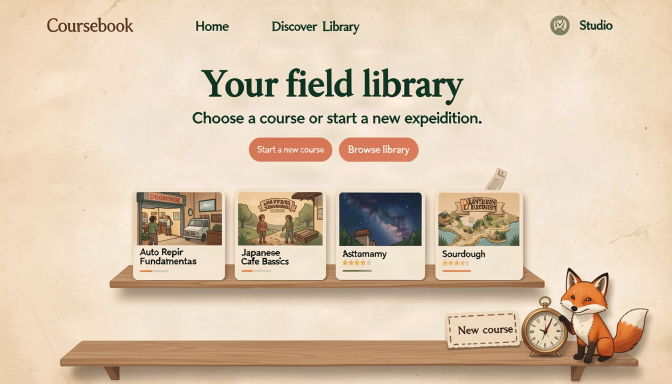
#> input picture docs/concept-parity/refs/home.png, 1344 x 768 px (shown at 1/2 size)
$ python sheet.py ../refs/home.png ../refs/home.png ../refs/home.png
#> lines starting #> are read from the running program, lines starting #| are printed output that depends on the picture
"""Compose the CP-053 side-by-side sheet: shipped render (left) | binding reference (right)."""
import sys
from pathlib import Path

from PIL import Image, ImageDraw

render, reference, out = (Path(sys.argv[1]), Path(sys.argv[2]), Path(sys.argv[3]))
a = Image.open(render).convert("RGB")
#> a is the input picture: PIL image 1344x768 RGB; mean R, G, B 218.8, 198.9, 175.9
b = Image.open(reference).convert("RGB")
if a.size != b.size:
    raise SystemExit(f"size mismatch: {a.size} vs {b.size}")
w, h = a.size
#> w = 1344; h = 768
sheet = Image.new("RGB", (w * 2, h + 28), (24, 22, 18))
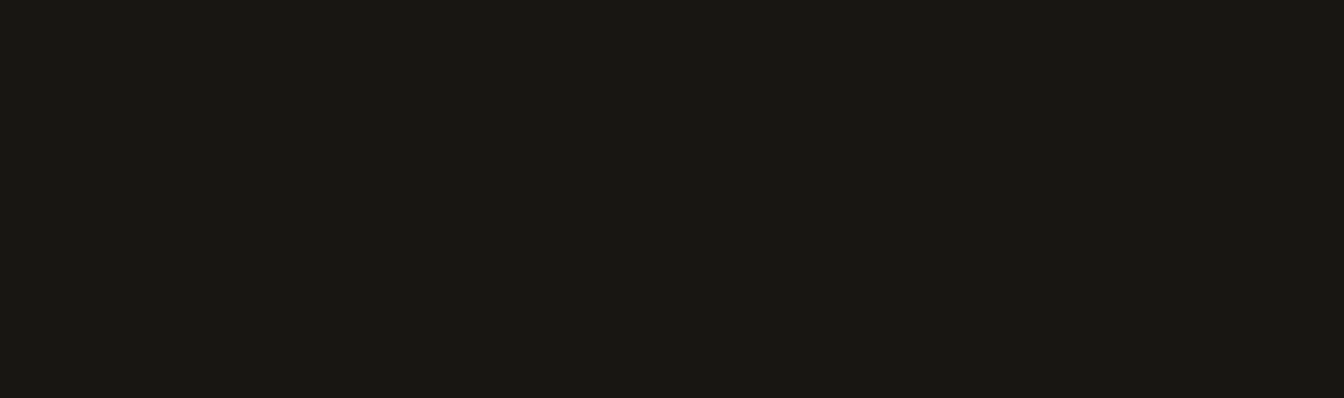
#> sheet: PIL image 2688x796 RGB (shown at 1/2 size); mean R, G, B 24, 22, 18
sheet.paste(a, (0, 28))
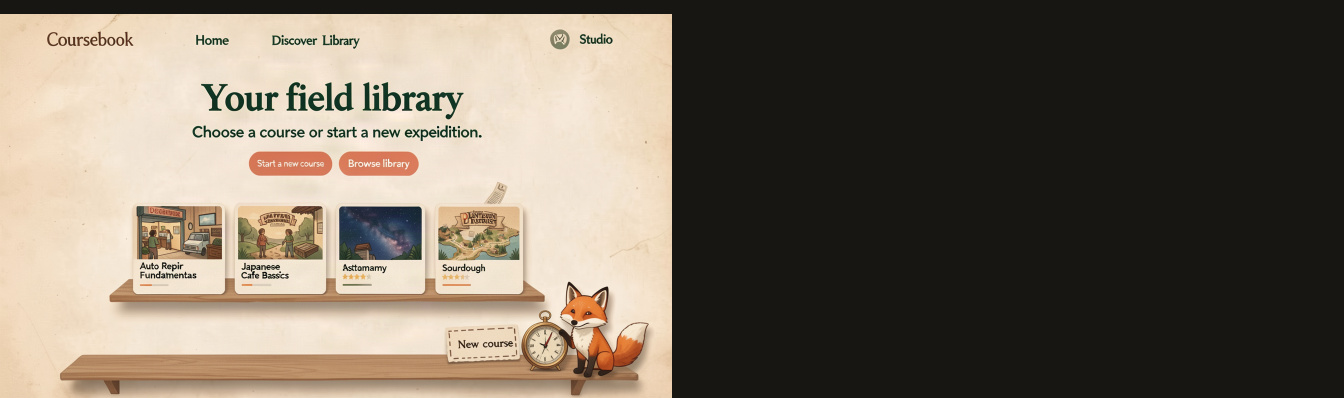
#> sheet: PIL image 2688x796 RGB (shown at 1/2 size); mean R, G, B 118, 107.3, 94.2
sheet.paste(b, (w, 28))
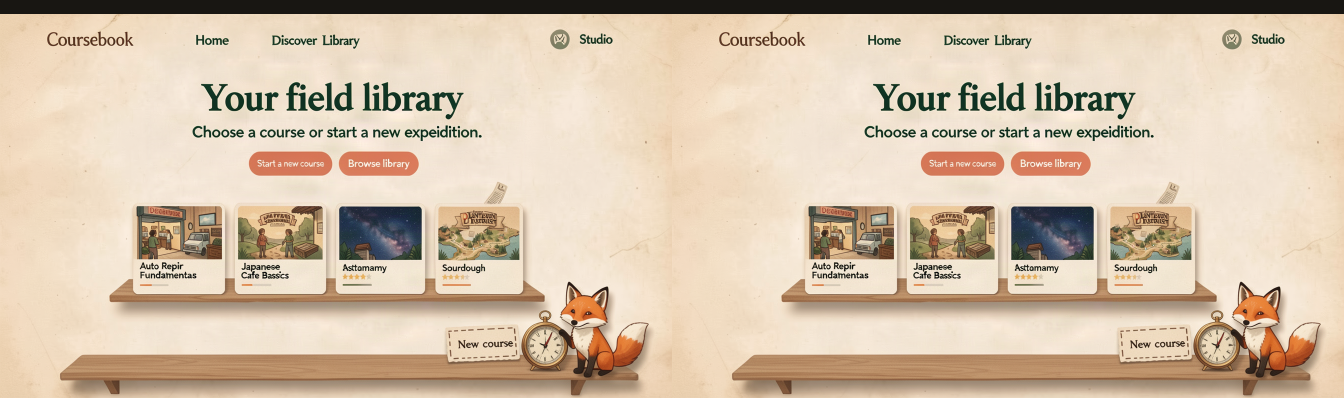
#> sheet: PIL image 2688x796 RGB (shown at 1/2 size); mean R, G, B 211.9, 192.7, 170.3
draw = ImageDraw.Draw(sheet)
draw.text((12, 9), "shipped HomeScene — desktop/plugin.js @ 1344x768", fill=(240, 232, 214))
draw.text((w + 12, 9), "binding reference — docs/concept-parity/refs/home.png", fill=(240, 232, 214))
out.parent.mkdir(parents=True, exist_ok=True)
sheet.save(out)
print(f"wrote {out} ({sheet.size[0]}x{sheet.size[1]})")
#| wrote ../refs/home.png (2688x796)

$ run again, with docs/concept-parity/refs/board.png copied over docs/concept-parity/refs/home.png
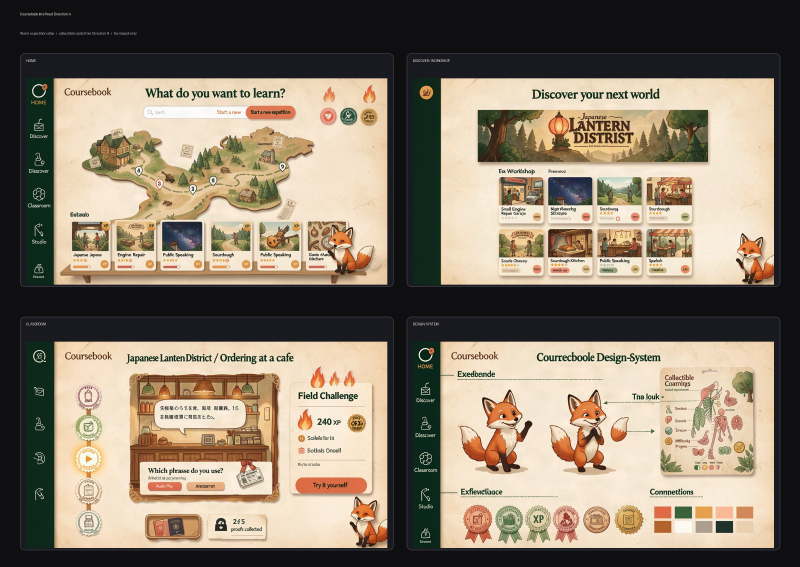
#> input picture docs/concept-parity/refs/board.png, 2400 x 1700 px (shown at 1/3 size)
#> a is the input picture: PIL image 2400x1700 RGB; mean R, G, B 137.6, 125.1, 108.5
#> `sheet.paste(a, (0, 28))`:
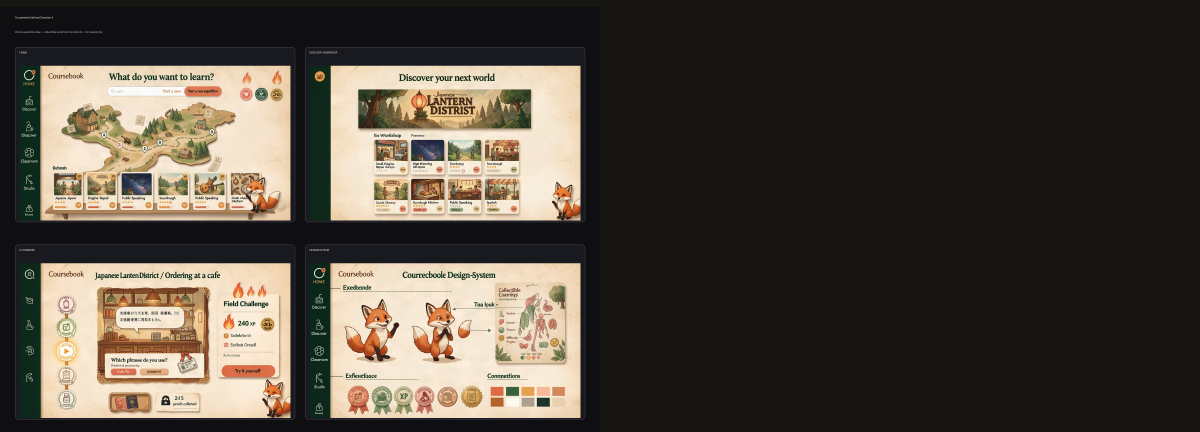
#> sheet: PIL image 4800x1728 RGB (shown at 1/4 size); mean R, G, B 79.9, 72.7, 62.5
#> `sheet.paste(b, (w, 28))`:
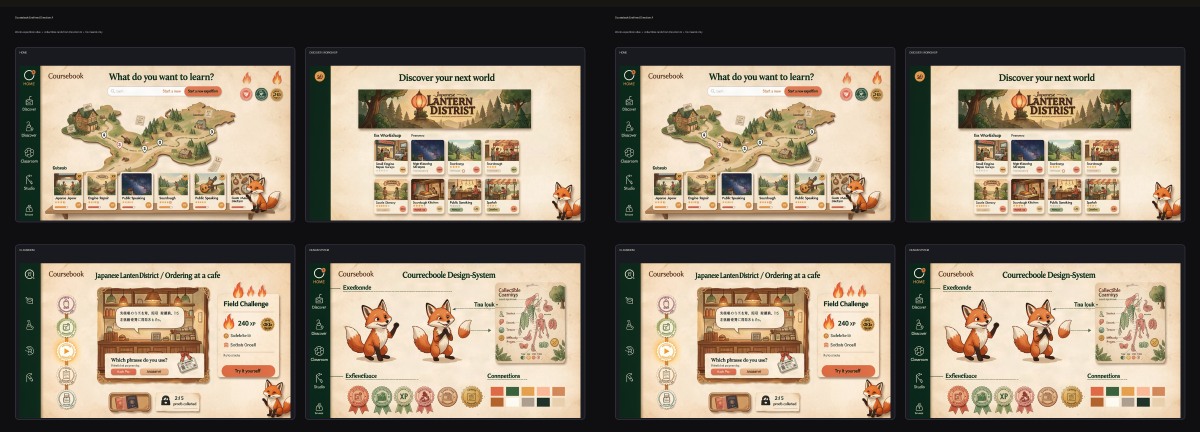
#> sheet: PIL image 4800x1728 RGB (shown at 1/4 size); mean R, G, B 135.7, 123.4, 107
#| wrote ../refs/home.png (4800x1728)

$ run again, with docs/concept-parity/refs/classroom.png copied over docs/concept-parity/refs/home.png
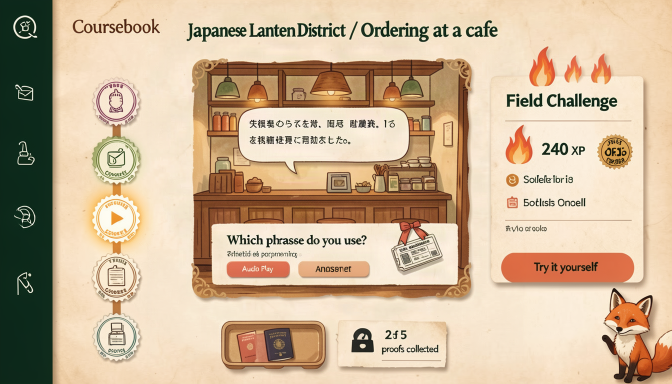
#> input picture docs/concept-parity/refs/classroom.png, 1344 x 768 px (shown at 1/2 size)
#> a is the input picture: PIL image 1344x768 RGB; mean R, G, B 203.3, 179.9, 151.4
#> `sheet.paste(a, (0, 28))`:
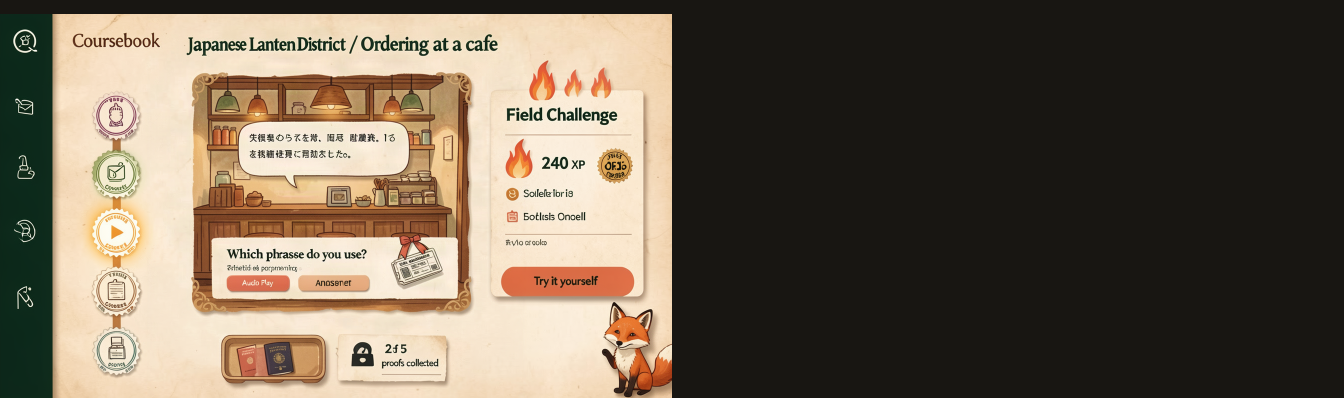
#> sheet: PIL image 2688x796 RGB (shown at 1/2 size); mean R, G, B 110.5, 98.2, 82.3
#> `sheet.paste(b, (w, 28))`:
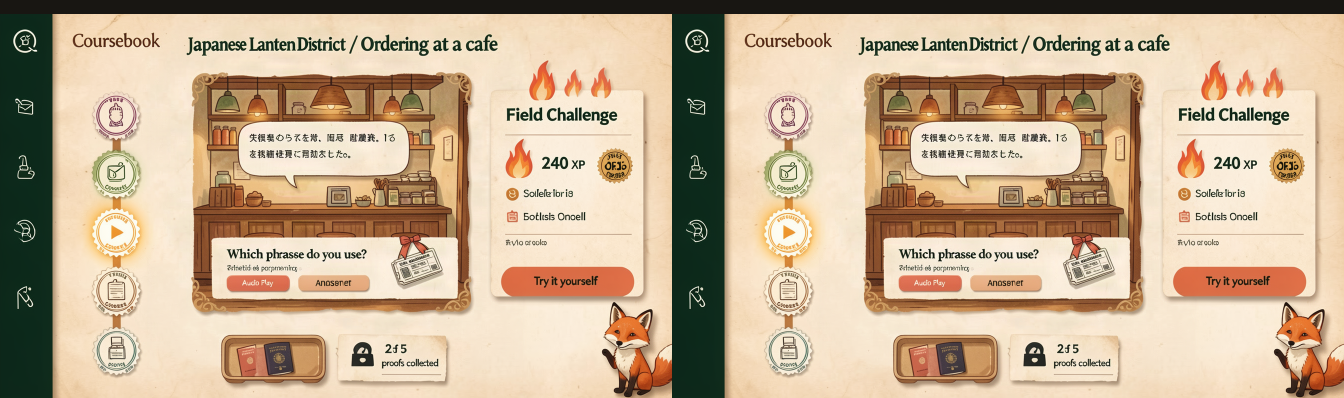
#> sheet: PIL image 2688x796 RGB (shown at 1/2 size); mean R, G, B 197, 174.3, 146.7
#| wrote ../refs/home.png (2688x796)

$ run again, with docs/concept-parity/refs/map.png copied over docs/concept-parity/refs/home.png
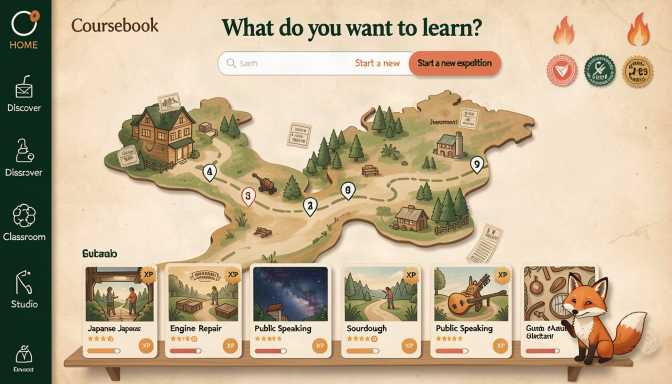
#> input picture docs/concept-parity/refs/map.png, 1344 x 768 px (shown at 1/2 size)
#> a is the input picture: PIL image 1344x768 RGB; mean R, G, B 195.4, 178, 149.2
#> `sheet.paste(a, (0, 28))`:
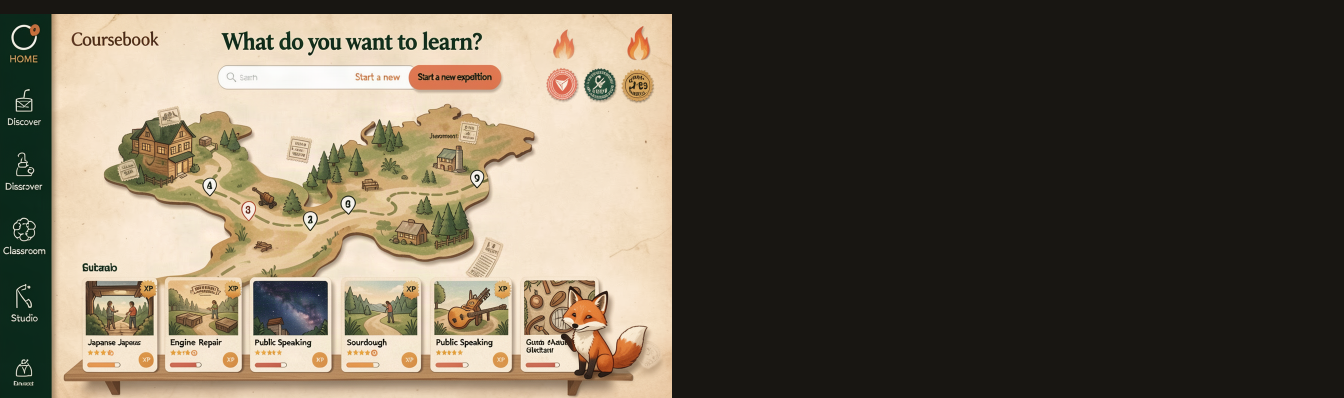
#> sheet: PIL image 2688x796 RGB (shown at 1/2 size); mean R, G, B 106.7, 97.2, 81.3
#> `sheet.paste(b, (w, 28))`:
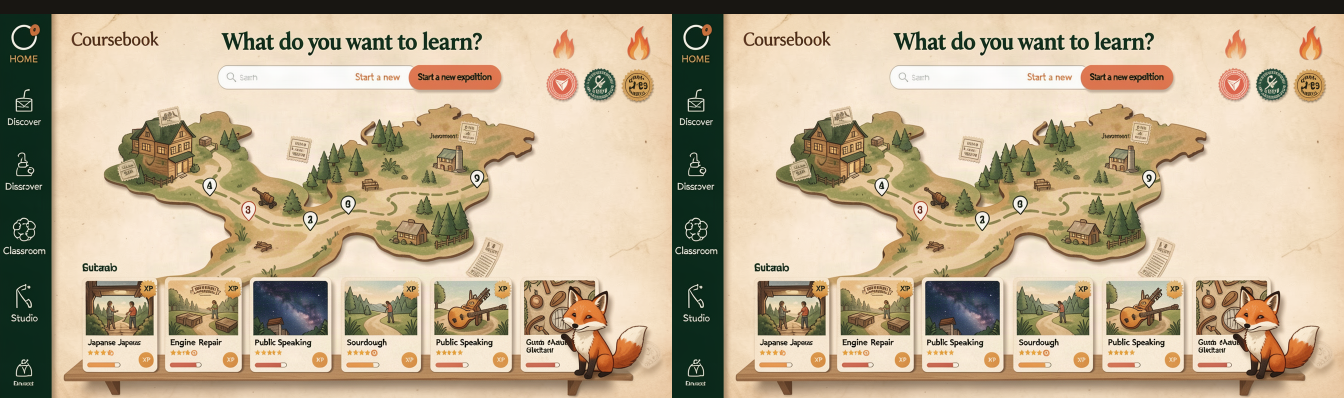
#> sheet: PIL image 2688x796 RGB (shown at 1/2 size); mean R, G, B 189.4, 172.5, 144.6
#| wrote ../refs/home.png (2688x796)
